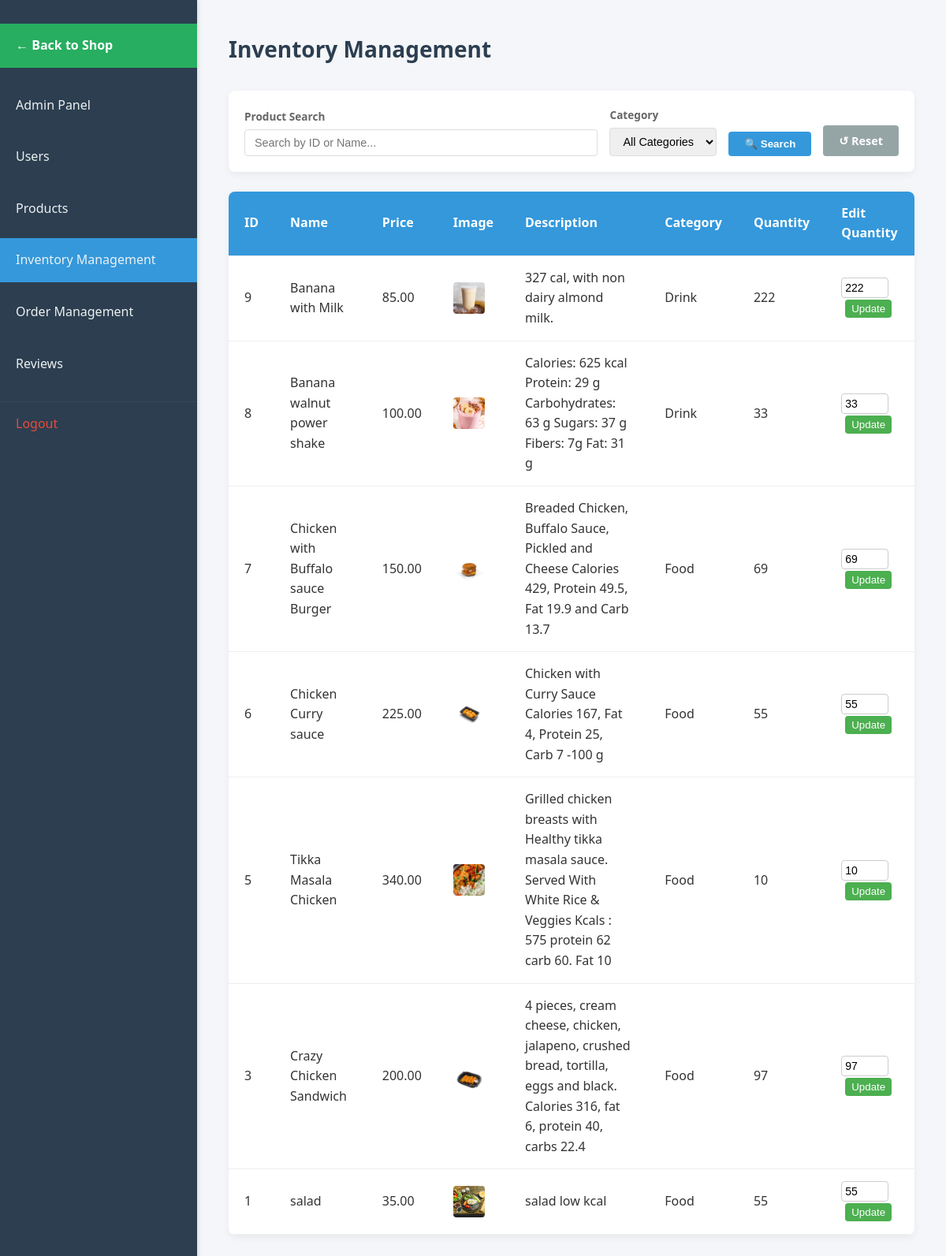
The app's page /admin/Inventory.php (signed in) with its own data.
### tables this page shows
CREATE TABLE `products` (
  `id` int(11) NOT NULL,
  `name` varchar(150) NOT NULL,
  `description` text DEFAULT NULL,
  `price` decimal(10,2) NOT NULL,
  `stock` int(11) NOT NULL DEFAULT 0,
  `image_path` varchar(255) DEFAULT NULL,
  `type` enum('food','drink') NOT NULL,
  `status` enum('active','archived') NOT NULL DEFAULT 'active',
  `created_at` datetime DEFAULT current_timestamp(),
  `updated_at` datetime DEFAULT current_timestamp()
);

### config.php (called while the page is built, shortened)
<?php
function getImageUrl($url)
{
    return $url;
}
?>

### admin/Inventory.php (the view, shortened to what this page needs)
<?php
require_once __DIR__ . '/../init.php';
$search = isset($_GET['search']) ? trim($_GET['search']) : '';
$select = "SELECT id, name, price, image_path, description, type, stock FROM `products` WHERE 1=1";
$select .= " ORDER BY id DESC";
$stmt = $conn->prepare($select);
$stmt->execute();
$run_select = $stmt->get_result();
?>
<!DOCTYPE html>
<html lang="en">
<head>
    <link rel="stylesheet" href="assets/css/inventory.css">
</head>
<body>
    <nav>
        <ul>
            <li><a href="../shop.php"
                    style="background-color: #27ae60; color: white; margin-bottom: 20px; font-weight: bold;">← Back to
                    Shop</a></li>
            <li><a href="AdminPanel.php">Admin Panel</a></li>
            <li><a href="useradmin.php">Users</a></li>
            <li><a href="products.php">Products</a></li>
            <li><a href="#" class="active">Inventory Management</a></li>
            <li><a href="order_management.php">Order Management</a></li>
            <li><a href="reviews_management.php">Reviews</a></li>
            <li><a href="/app/logout.php">Logout</a></li>
        </ul>
    </nav>
    <main>
        <h1> Inventory Management</h1>
        <form action="" method="GET" class="search-form">
            <div class="form-group" style="flex: 1; min-width: 250px;">
                <label for="search">Product Search</label>
                <input type="text" name="search" id="search"
                    value="<?php echo htmlspecialchars($search); ?>" placeholder="Search by ID or Name...">
            </div>
            <div class="form-group">
                <label for="type">Category</label>
                <select name="type" id="type">
                    <option value="">All Categories</option>
                </select>
            </div>
            <button type="submit" class="btn-search">🔍 Search</button>
            <a href="Inventory.php" class="btn-reset">↺ Reset</a>
        </form>
        <table class="table">
            <thead>
                <tr>
                    <th>ID</th>
                    <th>Name</th>
                    <th>Price</th>
                    <th>Image</th>
                    <th>Description</th>
                    <th>Category</th>
                    <th>Quantity</th>
                    <th>Edit Quantity</th>
                </tr>
            </thead>
            <tbody>
                <?php while ($product = $run_select->fetch_assoc()) { ?>
                    <tr>
                        <td><?php echo $product['id']; ?></td>
                        <td><?php echo htmlspecialchars($product['name']); ?></td>
                        <td><?php echo $product['price']; ?></td>
                        <td><img src="<?php $imgUrl = getImageUrl($product['image_path']); echo (str_starts_with($imgUrl, 'http') ? $imgUrl : '../' . ($imgUrl ?: 'assets/images/placeholder-300x300.png')); ?>" width="40" height="40" style="object-fit: cover; border-radius: 4px;">
                        </td>
                        <td><?php echo htmlspecialchars($product['description']); ?></td>
                        <td><?php echo ucfirst($product['type']); ?></td>
                        <td><?php echo $product['stock']; ?></td>
                        <td>
                            <form method="POST">
                                <input type="number" name="new_quantity" value="<?php echo $product['stock']; ?>" min="0">
                                <button type="submit" name="update_quantity" class="update-btn">Update</button>
                            </form>
                        </td>
                    </tr>
                <?php } ?>
            </tbody>
        </table>
    </main>
</body>
</html>

### admin/assets/css/inventory.css (style rules this page uses)
* { margin: 0; padding: 0; box-sizing: border-box; }
body { font-family: 'Segoe UI', Tahoma, Geneva, Verdana, sans-serif; background-color: #f4f6f9; color: #333; line-height: 1.6; }
nav { width: 250px; background-color: #2c3e50; color: #fff; padding: 20px 0; position: fixed; height: 100%; box-shadow: 2px 0 5px rgba(0, 0, 0, 0.1); z-index: 10; }
nav ul { list-style: none; }
nav ul li { margin: 10px 0; }
nav ul li a { display: block; padding: 15px 20px; color: #ecf0f1; text-decoration: none; font-size: 16px; transition: background-color 0.3s, padding-left 0.3s; }
nav ul li a.active { background-color: #3498db; }
nav ul li:last-child a { margin-top: 20px; border-top: 1px solid #34495e; padding-top: 15px; color: #e74c3c; }
main { margin-left: 250px; padding: 40px; width: calc(100% - 250px); }
main h1 { font-size: 28px; margin-bottom: 30px; color: #2c3e50; }
.table { width: 100%; border-collapse: collapse; background-color: #fff; box-shadow: 0 4px 10px rgba(0, 0, 0, 0.05); border-radius: 8px; overflow: hidden; }
.table thead { background-color: #3498db; color: #fff; }
.table th, .table td { padding: 15px 20px; text-align: left; border-bottom: 1px solid #eee; vertical-align: middle; }
.table img { border-radius: 6px; object-fit: cover; display: block; }
input[type="number"] { width: 70px; padding: 6px 8px; border: 1px solid #ccc; border-radius: 4px; font-size: 14px; }
.update-btn { padding: 6px 12px; background-color: #4CAF50; color: white; border: none; border-radius: 4px; cursor: pointer; margin-left: 5px; transition: background-color 0.3s; }

### admin/Inventory.php (style rules this page uses)
input[type="number"] { width: 60px; padding: 4px; }
.update-btn { padding: 4px 8px; background-color: #4CAF50; color: white; border: none; cursor: pointer; }
.search-form { background: white; padding: 20px; margin-bottom: 25px; border-radius: 8px; box-shadow: 0 4px 10px rgba(0, 0, 0, 0.05); display: flex; flex-wrap: wrap; gap: 15px; align-items: flex-end; }
.form-group { display: flex; flex-direction: column; gap: 5px; }
.form-group label { font-size: 0.85rem; color: #666; font-weight: 600; }
.form-group input, .form-group select { padding: 8px 12px; border: 1px solid #ddd; border-radius: 4px; font-size: 0.9rem; }
.btn-search { background-color: #3498db; color: white; border: none; padding: 8px 20px; border-radius: 4px; cursor: pointer; font-weight: 600; transition: background 0.2s; }
.btn-reset { background-color: #95a5a6; color: white; text-decoration: none; padding: 8px 20px; border-radius: 4px; font-size: 0.9rem; font-weight: 600; transition: background 0.2s; }

### records on screen
products: id "9", name "Banana with Milk", price "85.00", image_path (picture), description "327 cal, with non dairy almond milk.", type "Drink", stock "222", new_quantity "222"
products: id "8", name "Banana walnut power shake", price "100.00", image_path (picture), description "Calories: 625 kcal Protein: 29 g Carbohydrates: 63 g Sugars: 37 g Fibers: 7g Fat: 31 g", type "Drink", stock "33", new_quantity "33"
products: id "7", name "Chicken with Buffalo sauce Burger", price "150.00", image_path (picture), description "Breaded Chicken, Buffalo Sauce, Pickled and Cheese Calories 429, Protein 49.5, Fat 19.9 and Carb 13.7", type "Food", stock "69", new_quantity "69"
products: id "6", name "Chicken Curry sauce", price "225.00", image_path (picture), description "Chicken with Curry Sauce Calories 167, Fat 4, Protein 25, Carb 7 -100 g", type "Food", stock "55", new_quantity "55"
products: id "5", name "Tikka Masala Chicken", price "340.00", image_path (picture), description "Grilled chicken breasts with Healthy tikka masala sauce. Served With White Rice & Veggies Kcals : 575 protein 62 carb 60. Fat 10", type "Food", stock "10", new_quantity "10"
products: id "3", name "Crazy Chicken Sandwich", price "200.00", image_path (picture), description "4 pieces, cream cheese, chicken, jalapeno, crushed bread, tortilla, eggs and black. Calories 316, fat 6, protein 40, carbs 22.4", type "Food", stock "97", new_quantity "97"
products: id "1", name "salad", price "35.00", image_path (picture), description "salad low kcal", type "Food", stock "55", new_quantity "55"
